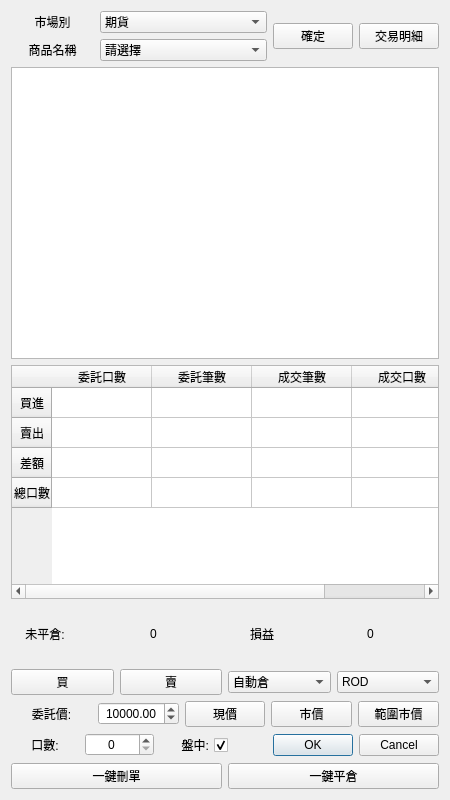
<?xml version="1.0" encoding="UTF-8"?>
<ui version="4.0">
 <class>CommodityForm</class>
 <widget class="QWidget" name="CommodityForm">
  <property name="windowModality">
   <enum>Qt::WindowModal</enum>
  </property>
  <property name="geometry">
   <rect>
    <x>0</x>
    <y>0</y>
    <width>450</width>
    <height>800</height>
   </rect>
  </property>
  <property name="minimumSize">
   <size>
    <width>0</width>
    <height>0</height>
   </size>
  </property>
  <property name="baseSize">
   <size>
    <width>450</width>
    <height>800</height>
   </size>
  </property>
  <property name="contextMenuPolicy">
   <enum>Qt::ActionsContextMenu</enum>
  </property>
  <property name="windowTitle">
   <string>商品五檔&amp;大小單&amp;下單</string>
  </property>
  <layout class="QGridLayout" name="gridLayout_2">
   <item row="0" column="0">
    <layout class="QGridLayout" name="gridLayout" rowstretch="1,5,4,1,1,1,1,1">
     <item row="0" column="0">
      <layout class="QHBoxLayout" name="horizontalLayout_8">
       <item>
        <layout class="QVBoxLayout" name="verticalLayout">
         <item>
          <layout class="QHBoxLayout" name="horizontalLayout" stretch="1,2">
           <item>
            <widget class="QLabel" name="label">
             <property name="text">
              <string>市場別</string>
             </property>
             <property name="alignment">
              <set>Qt::AlignCenter</set>
             </property>
            </widget>
           </item>
           <item>
            <widget class="QComboBox" name="Market_comboBox">
             <property name="currentIndex">
              <number>2</number>
             </property>
             <property name="maxVisibleItems">
              <number>4</number>
             </property>
             <property name="maxCount">
              <number>4</number>
             </property>
             <item>
              <property name="text">
               <string>上市</string>
              </property>
             </item>
             <item>
              <property name="text">
               <string>上櫃</string>
              </property>
             </item>
             <item>
              <property name="text">
               <string>期貨</string>
              </property>
             </item>
             <item>
              <property name="text">
               <string>選擇權</string>
              </property>
             </item>
            </widget>
           </item>
          </layout>
         </item>
         <item>
          <layout class="QHBoxLayout" name="horizontalLayout_7" stretch="1,2">
           <item>
            <widget class="QLabel" name="label_2">
             <property name="text">
              <string>商品名稱</string>
             </property>
             <property name="alignment">
              <set>Qt::AlignCenter</set>
             </property>
            </widget>
           </item>
           <item>
            <widget class="QComboBox" name="Commodity_comboBox">
             <property name="maxVisibleItems">
              <number>16</number>
             </property>
             <item>
              <property name="text">
               <string>請選擇</string>
              </property>
             </item>
            </widget>
           </item>
          </layout>
         </item>
        </layout>
       </item>
       <item>
        <widget class="QPushButton" name="commoditybtn">
         <property name="text">
          <string>確定</string>
         </property>
        </widget>
       </item>
       <item>
        <widget class="QPushButton" name="TDetailbtn">
         <property name="text">
          <string>交易明細</string>
         </property>
        </widget>
       </item>
      </layout>
     </item>
     <item row="1" column="0">
      <widget class="QTableView" name="DomTable"/>
     </item>
     <item row="3" column="0">
      <layout class="QHBoxLayout" name="horizontalLayout_2" stretch="1,2,1,2">
       <item>
        <widget class="QLabel" name="label_3">
         <property name="text">
          <string>未平倉:</string>
         </property>
         <property name="alignment">
          <set>Qt::AlignCenter</set>
         </property>
        </widget>
       </item>
       <item>
        <widget class="QLabel" name="contract">
         <property name="text">
          <string>0</string>
         </property>
         <property name="alignment">
          <set>Qt::AlignCenter</set>
         </property>
        </widget>
       </item>
       <item>
        <widget class="QLabel" name="label_5">
         <property name="text">
          <string>損益</string>
         </property>
         <property name="alignment">
          <set>Qt::AlignCenter</set>
         </property>
        </widget>
       </item>
       <item>
        <widget class="QLabel" name="profit">
         <property name="text">
          <string>0</string>
         </property>
         <property name="alignment">
          <set>Qt::AlignCenter</set>
         </property>
        </widget>
       </item>
      </layout>
     </item>
     <item row="4" column="0">
      <layout class="QHBoxLayout" name="horizontalLayout_3">
       <item>
        <widget class="QPushButton" name="BidAct_btn">
         <property name="text">
          <string>買</string>
         </property>
        </widget>
       </item>
       <item>
        <widget class="QPushButton" name="AskAct_btn">
         <property name="text">
          <string>賣</string>
         </property>
        </widget>
       </item>
       <item>
        <widget class="QComboBox" name="InterestType_box">
         <item>
          <property name="text">
           <string>自動倉</string>
          </property>
         </item>
         <item>
          <property name="text">
           <string>新倉</string>
          </property>
         </item>
         <item>
          <property name="text">
           <string>平倉</string>
          </property>
         </item>
        </widget>
       </item>
       <item>
        <widget class="QComboBox" name="OrderType_box">
         <item>
          <property name="text">
           <string>ROD</string>
          </property>
         </item>
         <item>
          <property name="text">
           <string>IOC</string>
          </property>
         </item>
         <item>
          <property name="text">
           <string>FOK</string>
          </property>
         </item>
        </widget>
       </item>
      </layout>
     </item>
     <item row="5" column="0">
      <layout class="QHBoxLayout" name="horizontalLayout_4">
       <item>
        <widget class="QLabel" name="label_7">
         <property name="text">
          <string>委託價:</string>
         </property>
         <property name="alignment">
          <set>Qt::AlignCenter</set>
         </property>
        </widget>
       </item>
       <item>
        <widget class="QDoubleSpinBox" name="PriceSpin">
         <property name="alignment">
          <set>Qt::AlignCenter</set>
         </property>
         <property name="maximum">
          <double>30000.000000000000000</double>
         </property>
         <property name="value">
          <double>10000.000000000000000</double>
         </property>
        </widget>
       </item>
       <item>
        <widget class="QPushButton" name="LastPrice_btn">
         <property name="text">
          <string>現價</string>
         </property>
        </widget>
       </item>
       <item>
        <widget class="QPushButton" name="MarketPrice_btn">
         <property name="text">
          <string>市價</string>
         </property>
        </widget>
       </item>
       <item>
        <widget class="QPushButton" name="LimitMarketPrice_btn">
         <property name="text">
          <string>範圍市價</string>
         </property>
        </widget>
       </item>
      </layout>
     </item>
     <item row="6" column="0">
      <layout class="QHBoxLayout" name="horizontalLayout_5" stretch="1,1,1,3">
       <item>
        <widget class="QLabel" name="label_8">
         <property name="text">
          <string>口數:</string>
         </property>
         <property name="alignment">
          <set>Qt::AlignCenter</set>
         </property>
        </widget>
       </item>
       <item>
        <widget class="QSpinBox" name="Contract_SpinBox">
         <property name="alignment">
          <set>Qt::AlignCenter</set>
         </property>
         <property name="readOnly">
          <bool>false</bool>
         </property>
        </widget>
       </item>
       <item>
        <widget class="QCheckBox" name="dealbox">
         <property name="layoutDirection">
          <enum>Qt::RightToLeft</enum>
         </property>
         <property name="text">
          <string>盤中:</string>
         </property>
         <property name="checked">
          <bool>true</bool>
         </property>
        </widget>
       </item>
       <item>
        <widget class="QDialogButtonBox" name="Order_btn">
         <property name="standardButtons">
          <set>QDialogButtonBox::Cancel|QDialogButtonBox::Ok</set>
         </property>
        </widget>
       </item>
      </layout>
     </item>
     <item row="7" column="0">
      <layout class="QHBoxLayout" name="horizontalLayout_6">
       <item>
        <widget class="QPushButton" name="OrderCancel_btn_pawn">
         <property name="text">
          <string>一鍵刪單</string>
         </property>
        </widget>
       </item>
       <item>
        <widget class="QPushButton" name="ClosePositionAll_btn_pawn">
         <property name="text">
          <string>一鍵平倉</string>
         </property>
        </widget>
       </item>
      </layout>
     </item>
     <item row="2" column="0">
      <widget class="QTableWidget" name="MPTable">
       <property name="rowCount">
        <number>4</number>
       </property>
       <property name="columnCount">
        <number>4</number>
       </property>
       <row>
        <property name="text">
         <string>買進</string>
        </property>
        <property name="textAlignment">
         <set>AlignCenter</set>
        </property>
       </row>
       <row>
        <property name="text">
         <string>賣出</string>
        </property>
        <property name="textAlignment">
         <set>AlignCenter</set>
        </property>
       </row>
       <row>
        <property name="text">
         <string>差額</string>
        </property>
        <property name="textAlignment">
         <set>AlignCenter</set>
        </property>
       </row>
       <row>
        <property name="text">
         <string>總口數</string>
        </property>
        <property name="textAlignment">
         <set>AlignCenter</set>
        </property>
       </row>
       <column>
        <property name="text">
         <string>委託口數</string>
        </property>
        <property name="textAlignment">
         <set>AlignCenter</set>
        </property>
       </column>
       <column>
        <property name="text">
         <string>委託筆數</string>
        </property>
        <property name="textAlignment">
         <set>AlignCenter</set>
        </property>
       </column>
       <column>
        <property name="text">
         <string>成交筆數</string>
        </property>
        <property name="textAlignment">
         <set>AlignCenter</set>
        </property>
       </column>
       <column>
        <property name="text">
         <string>成交口數</string>
        </property>
        <property name="textAlignment">
         <set>AlignCenter</set>
        </property>
       </column>
      </widget>
     </item>
    </layout>
   </item>
  </layout>
 </widget>
 <resources/>
 <connections>
  <connection>
   <sender>Order_btn</sender>
   <signal>rejected()</signal>
   <receiver>AskAct_btn</receiver>
   <slot>toggle()</slot>
   <hints>
    <hint type="sourcelabel">
     <x>334</x>
     <y>587</y>
    </hint>
    <hint type="destinationlabel">
     <x>169</x>
     <y>498</y>
    </hint>
   </hints>
  </connection>
  <connection>
   <sender>Order_btn</sender>
   <signal>rejected()</signal>
   <receiver>BidAct_btn</receiver>
   <slot>toggle()</slot>
   <hints>
    <hint type="sourcelabel">
     <x>334</x>
     <y>587</y>
    </hint>
    <hint type="destinationlabel">
     <x>61</x>
     <y>498</y>
    </hint>
   </hints>
  </connection>
 </connections>
</ui>
